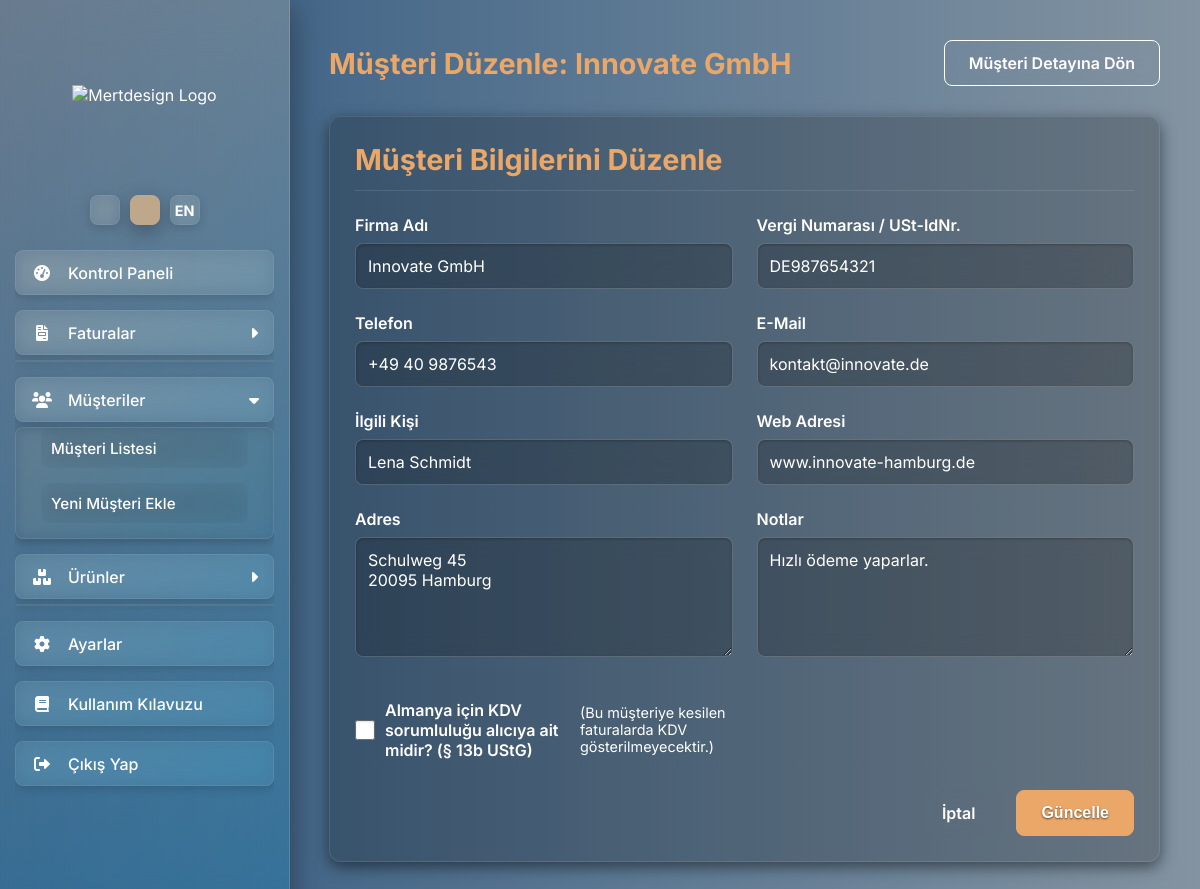
The app's page /musteri_duzenle/2 (signed in) with its own data.
### app.py (models this page shows)
class Musteri(db.Model):
    id = db.Column(db.Integer, primary_key=True)
    firma_adi = db.Column(db.String(150), nullable=False)
    adres = db.Column(db.String(300), nullable=False)
    vergi_no = db.Column(db.String(50), nullable=True)
    telefon = db.Column(db.String(50), nullable=True)
    email = db.Column(db.String(120), nullable=True)
    ilgili_kisi = db.Column(db.String(100), nullable=True)
    web_adresi = db.Column(db.String(120), nullable=True)
    notlar = db.Column(db.Text, nullable=True)
    faturalar = db.relationship('Fatura', backref='musteri', lazy=True, cascade="all, delete-orphan")
    is_reverse_charge = db.Column(db.Boolean, default=False)

### app.py (the view, shortened to what this page needs)
@app.route('/musteri_duzenle/<int:musteri_id>', methods=['GET', 'POST'])
@login_required
def musteri_duzenle(musteri_id):
    musteri = Musteri.query.get_or_404(musteri_id)
    return render_template('musteri_duzenle.html', musteri=musteri)

### app.py (called while the page is built)
def get_locale():
    if not has_request_context():
        return app.config['BABEL_DEFAULT_LOCALE']
    if 'lang' in request.args and request.args['lang'] in current_app.config['LANGUAGES']:
        session['lang'] = request.args['lang']
    if 'lang' in session:
        return session.get('lang')
    return request.accept_languages.best_match(current_app.config['LANGUAGES']) or current_app.config['BABEL_DEFAULT_LOCALE']

@app.before_request
def before_request_locale():
    g.locale = get_locale()

@login_manager.user_loader
def load_user(user_id):
    return User.query.get(int(user_id))

@app.context_processor
def inject_global_data_for_all_templates():
    sirket_profili = SirketProfili.query.first()
    if not sirket_profili:
        sirket_profili = {
            'firma_unvani': _('Yükleniyor...'),
            'adres': '', 'telefon': '', 'email': '', 'web_adresi': '',
            'iban': '', 'bic': '', 'vergi_no': '', 'sirket_no': '', 'banka_adi': ''
        }
    return dict(app=app, profil=sirket_profili, current_user=current_user)

### templates/musteri_duzenle.html (shortened to what this page needs)
{% extends "layout.html" %}
{% block content %}
    <div class="content-header">
        <h1>{{ _('Müşteri Düzenle') }}: {{ musteri.firma_adi }}</h1>
        <a href="{{ url_for('musteri_detay', musteri_id=musteri.id) }}" class="btn btn-secondary">{{ _('Müşteri Detayına Dön') }}</a>
    </div>
    <div class="content-card form-card">
        <h2 class="section-title">{{ _('Müşteri Bilgilerini Düzenle') }}</h2>
        <form action="{{ url_for('musteri_duzenle', musteri_id=musteri.id) }}" method="POST">
            <div class="form-grid-spacing">
                <div class="form-group">
                    <label for="firma_adi">{{ _('Firma Adı') }}</label>
                    <input type="text" id="firma_adi" name="firma_adi" value="{{ musteri.firma_adi }}" required>
                </div>
                <div class="form-group">
                    <label for="vergi_no">{{ _('Vergi Numarası / USt-IdNr.') }}</label>
                    <input type="text" id="vergi_no" name="vergi_no" value="{{ musteri.vergi_no if musteri.vergi_no else '' }}">
                </div>
                <div class="form-group">
                    <label for="telefon">{{ _('Telefon') }}</label>
                    <input type="text" id="telefon" name="telefon" value="{{ musteri.telefon if musteri.telefon else '' }}">
                </div>
                <div class="form-group">
                    <label for="email">E-Mail</label>
                    <input type="email" id="email" name="email" value="{{ musteri.email if musteri.email else '' }}">
                </div>
                <div class="form-group">
                    <label for="ilgili_kisi">{{ _('İlgili Kişi') }}</label>
                    <input type="text" id="ilgili_kisi" name="ilgili_kisi" value="{{ musteri.ilgili_kisi if musteri.ilgili_kisi else '' }}">
                </div>
                <div class="form-group">
                    <label for="web_adresi">{{ _('Web Adresi') }}</label>
                    <input type="text" id="web_adresi" name="web_adresi" value="{{ musteri.web_adresi if musteri.web_adresi else '' }}">
                </div>
                <div class="form-group full-width">
                    <label for="adres">{{ _('Adres') }}</label>
                    <textarea id="adres" name="adres" rows="4" required>{{ musteri.adres }}</textarea>
                </div>
                <div class="form-group full-width">
                    <label for="notlar">{{ _('Notlar') }}</label>
                    <textarea id="notlar" name="notlar" rows="3">{{ musteri.notlar if musteri.notlar else '' }}</textarea>
                </div>
                <div class="form-group full-width">
                    <div class="checkbox-group">
                        <input type="checkbox" id="is_reverse_charge" name="is_reverse_charge" {{ 'checked' if musteri.is_reverse_charge else '' }}>
                        <label for="is_reverse_charge" class="mb-0">{{ _('Almanya için KDV sorumluluğu alıcıya ait midir? (§ 13b UStG)') }}</label>
                        <span>({{ _('Bu müşteriye kesilen faturalarda KDV gösterilmeyecektir.') }})</span>
                    </div>
                </div>
            </div>
            <div class="button-group-spacing">
                <a href="{{ url_for('musteri_detay', musteri_id=musteri.id) }}" class="btn btn-secondary">{{ _('İptal') }}</a>
                <button type="submit" class="btn btn-primary">{{ _('Güncelle') }}</button>
            </div>
        </form>
    </div>
{% endblock content %}

### templates/musteri_duzenle.html (style rules this page uses)
.content-card { background-color: rgba(0, 0, 0, 0.2); padding: 25px; border-radius: 12px; border: 1px solid rgba(255, 255, 255, 0.1); box-shadow: 0 5px 15px rgba(0,0,0,0.5); margin-bottom: 30px; }
.section-title { font-size: 1.8rem; font-weight: 700; color: var(--btn-primary-bg); margin-bottom: 1.5rem; padding-bottom: 0.8rem; border-bottom: 1px solid rgba(255, 255, 255, 0.1); }
.form-grid-spacing { display: grid; grid-template-columns: repeat(auto-fit, minmax(280px, 1fr)); gap: 24px; }
.button-group-spacing { display: flex; justify-content: flex-end; margin-top: 30px; gap: 16px; }
.form-group label { display: block; margin-bottom: 8px; font-weight: 600; color: var(--text-secondary); }
.form-group input, .form-group select, .form-group textarea { width: 100%; padding: 12px; border: 1px solid var(--border-glass); background-color: rgba(0, 0, 0, 0.2); color: var(--text-primary); border-radius: 8px; transition: border-color 0.2s; font-family: 'Inter', sans-serif; font-size: 1rem; }
.form-group textarea { min-height: 120px; }
.checkbox-group { display: flex; align-items: center; gap: 10px; margin-top: 15px; }
.checkbox-group input[type="checkbox"] { width: 20px; height: 20px; flex-shrink: 0; cursor: pointer; border-color: var(--text-secondary); background-color: rgba(0,0,0,0.1); accent-color: var(--btn-primary-bg); }
.checkbox-group label { margin-bottom: 0 !important; cursor: pointer; color: var(--text-secondary); }
.checkbox-group span { font-size: 0.9em; color: var(--text-secondary); margin-left: 5px; line-height: 1.2; }
.content-header h1 { color: var(--btn-primary-bg); font-size: 1.8rem; font-weight: 700; margin-bottom: 0; white-space: nowrap; overflow: hidden; text-overflow: ellipsis; flex-shrink: 1; }
.content-header { display: flex; justify-content: space-between; align-items: center; margin-bottom: 30px; flex-wrap: wrap; gap: 15px; }
.content-header .btn-secondary { background-color: transparent; border-color: var(--text-secondary); color: var(--text-secondary); }

### records on screen
Musteri: firma_adi "Innovate GmbH", vergi_no "DE987654321", telefon "+49 40 9876543", email "kontakt@innovate.de", ilgili_kisi "Lena Schmidt", web_adresi "www.innovate-hamburg.de", adres "Schulweg 45 20095 Hamburg", notlar "Hızlı ödeme yaparlar."
